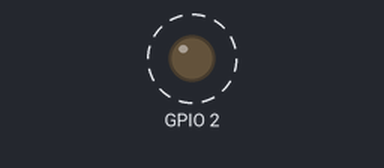
This sketch was run on a simulated ESP8266 (NodeMCU). On the bench: output pins drawn as LEDs (lit = HIGH). Dashed ring = blinking. What the sketch prints to the serial monitor is not drawn.

Above: at 0.5 s.
Timing chart, 0 to 4.6 s (numbered marks = the images above):
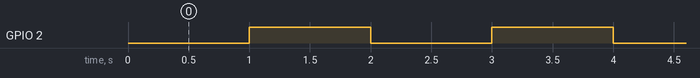

Measured:
- by itself, GPIO 2: alternates HIGH for 1.0 s and LOW for 1.0 s

The sketch:

esp8266_test_esp_now.ino
```cpp
#include <ESP8266WiFi.h>

void setup()
{
    Serial.begin(115200);
    WiFi.mode(WIFI_STA);
    pinMode(2, OUTPUT);
}

int x;
void loop()
{
    Serial.println(WiFi.macAddress());
    delay(1000);
    x = !x;
    digitalWrite(2, x);
}
```
